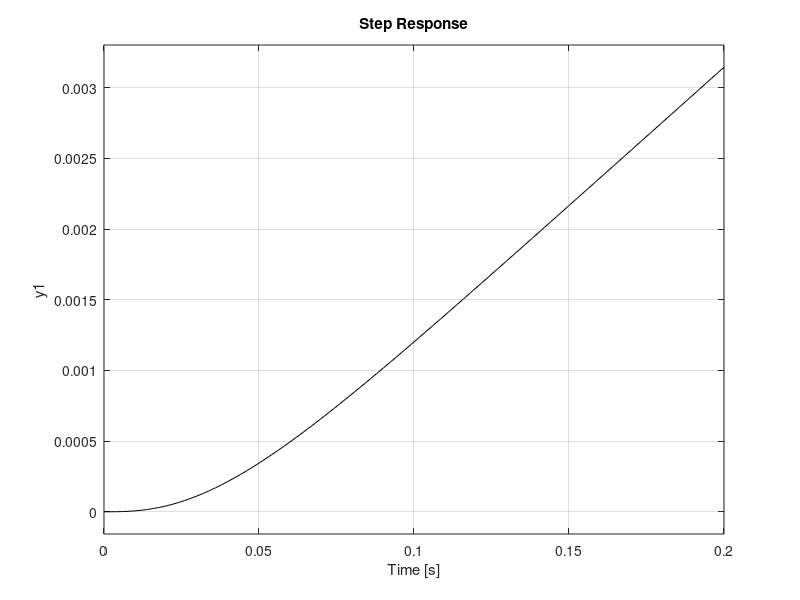
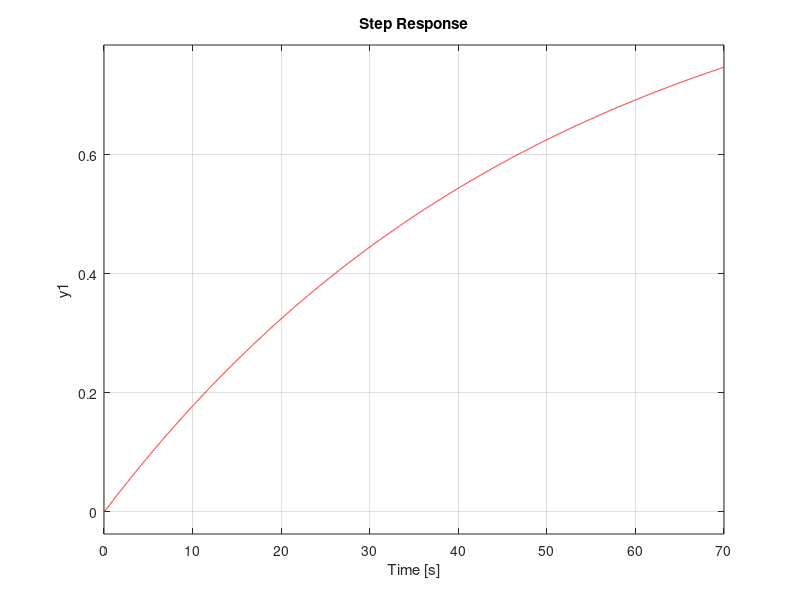
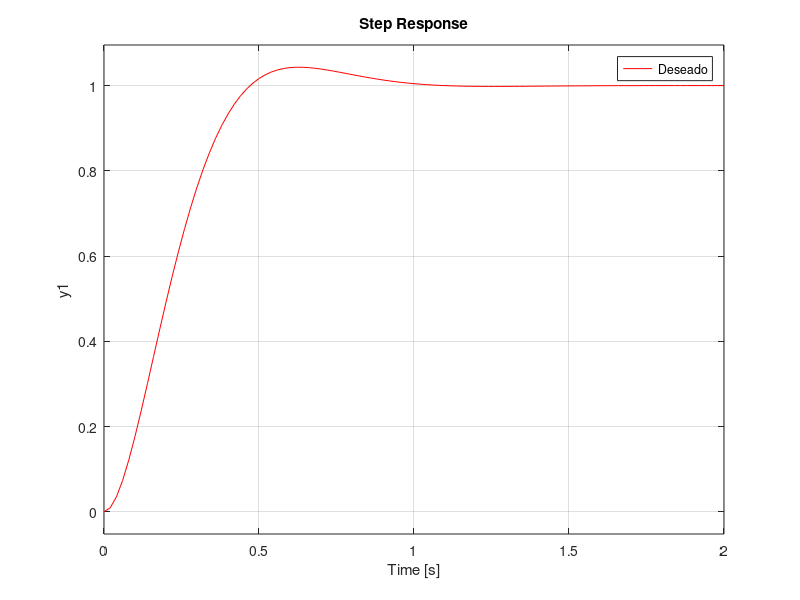
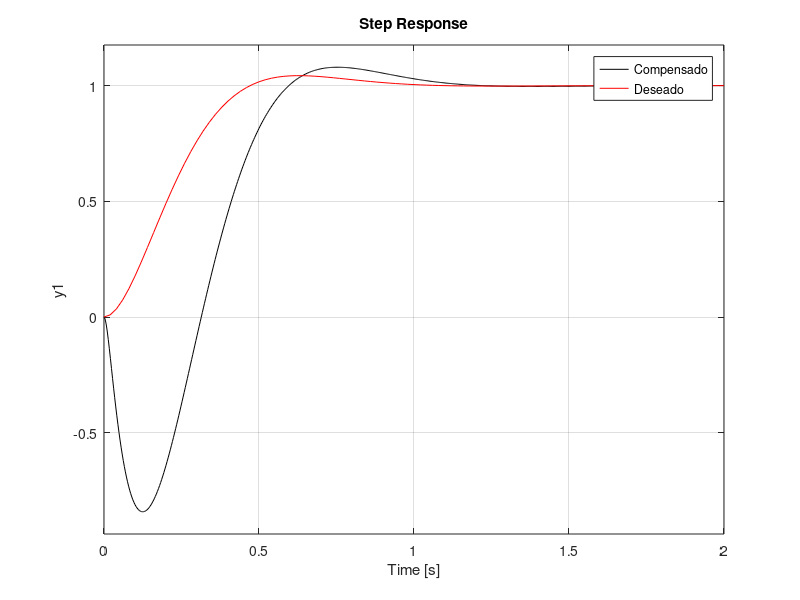

The MATLAB script that drew these images, in order:
clc
close all
clear

%proceso
den = conv([1 50 0],[1 51]);
g=tf(50,den);
step(g,'k')
g_cl=feedback(g,1);
figure
step(g_cl,'r')
%deseado
pol_d=conv([1 5-5j],[1 5+5j]);
g_d=tf(pol_d(3),pol_d);
figure
step(g_d,'r')
legend('Deseado')
[P Z]=pzmap(g_d)

%pol_a=conv(pol_d,[1 101-10]);
pol_a=conv(pol_d,[1 50])
%--------controlador----
Kp=4550/50;
Td=(960-2550)/(50*Kp);
gc=tf([Kp*Td Kp],1);


%------------
sis_ol=gc*g;
sis_cl= feedback(sis_ol,1);
figure
step(sis_cl,'k')
hold on
step(g_d,'r')
legend('Compensado','Deseado')

figure
pzmap(sis_cl)

%-----------lugar geometrico---
figure
rlocus(g)
figure
rlocus(sis_ol)
